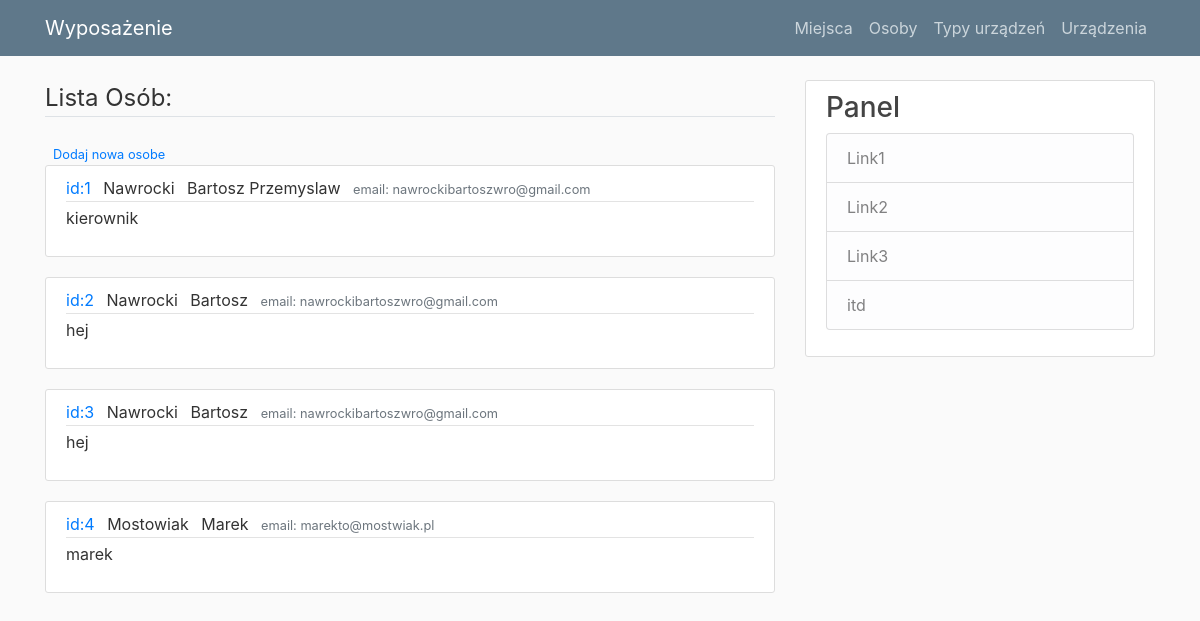
Screenshot of /pokazosoby with the database file from the repository.
### wyposazenie/models.py (models this page shows)
class Osoby(db.Model):
    __tablename__ = "osoby"
    id_osoba = db.Column(db.Integer, primary_key = True)
    imie = db.Column(db.String(30), nullable = False)
    nazwisko = db.Column(db.String(30), nullable = False)
    email = db.Column(db.String(30))
    opis = db.Column(db.String(150))

### wyposazenie/routes.py (the view)
@app.route("/pokazosoby")
def pokazosoby():
    osoby_query = Osoby.query.all()
    return render_template('pokaz_osoby.html', osoby = osoby_query)

### wyposazenie/templates/pokaz_osoby.html
{% extends "layout.html" %}
{% block content %}
<legend class="border-bottom mb-4">Lista Osób:</legend>
<div>
    <small class="text muted">
        <a class="ml-2" href="{{ url_for('dodajosobe') }}">Dodaj nowa osobe</a>
    </small>
</div>
{% for osoba in osoby %}
<article class="media content-section">
    <div class="media-body">
        <div class="article-metadata">
            <a class="mr-2" href="{{ url_for('pokazosobe', id_osoba=osoba.id_osoba) }}">id:{{osoba.id_osoba}}</a>
            <a class="mr-2">{{osoba.nazwisko}}</a>
            <a class="mr-2">{{osoba.imie}}</a>
            <small class="text-muted">email: {{ osoba.email }}</small>
        </div>
        <p class="article-content">{{ osoba.opis }}</p>
    </div>
</article>
{% endfor %}
{%  endblock content %}

### wyposazenie/static/main.css (style rules this page uses)
body { background: #fafafa; color: #333333; margin-top: 5rem; }
.content-section { background: #ffffff; padding: 10px 20px; border: 1px solid #dddddd; border-radius: 3px; margin-bottom: 20px; }
.article-content { white-space: pre-line; }
.article-metadata { padding-bottom: 1px; margin-bottom: 4px; border-bottom: 1px solid #e3e3e3 }

### rows the page displays
Osoby: id_osoba "1", nazwisko "Nawrocki", imie "Bartosz Przemyslaw", email "nawrockibartoszwro@gmail.com", opis "kierownik"
Osoby: id_osoba "2", nazwisko "Nawrocki", imie "Bartosz", email "nawrockibartoszwro@gmail.com", opis "hej"
Osoby: id_osoba "3", nazwisko "Nawrocki", imie "Bartosz", email "nawrockibartoszwro@gmail.com", opis "hej"
Osoby: id_osoba "4", nazwisko "Mostowiak", imie "Marek", email "marekto@mostwiak.pl", opis "marek"
